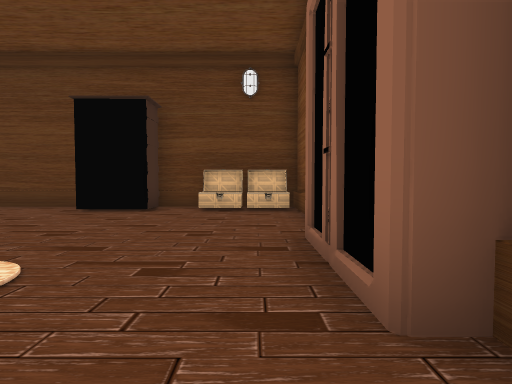
[1] (above)

15 first-person views from a walk through a 3-D level made in the Godot game engine. The camera is 1.4 m above the floor, tilts 2° down and sees 85° across. The floor is counted in squares, 2 m on a side. Each view is taken from the middle of a square. On the plan, view 1 faces up. The plan holds only what a view shows up to about 9 squares ahead; the rest is blank. Door leaves are left out where a doorway can be walked through. Some surface patterns are stand-ins.

[2]
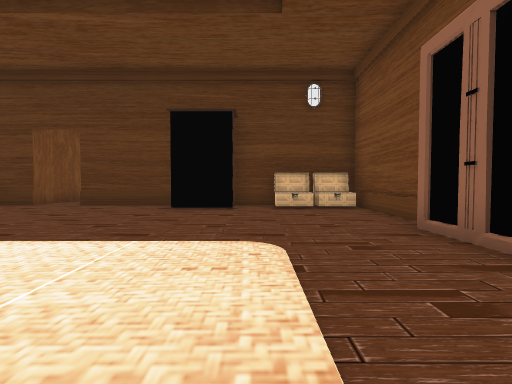

[3]
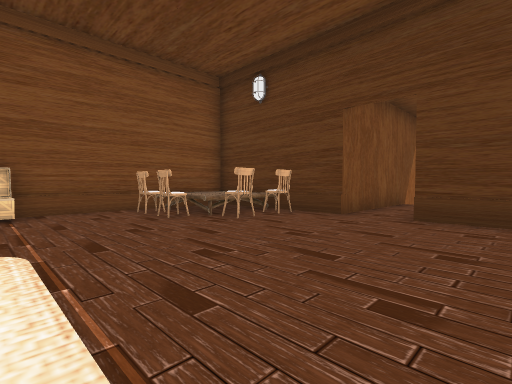

[4]
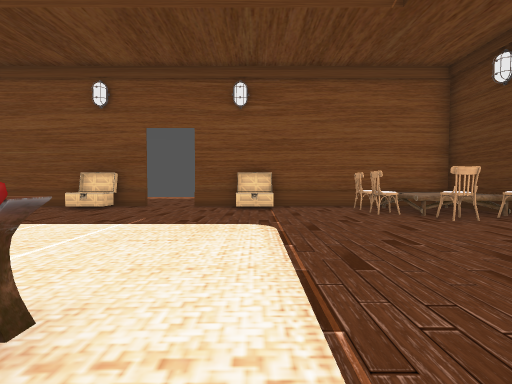

[5]
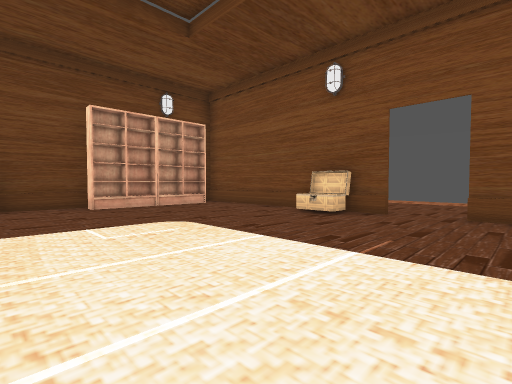

[6]
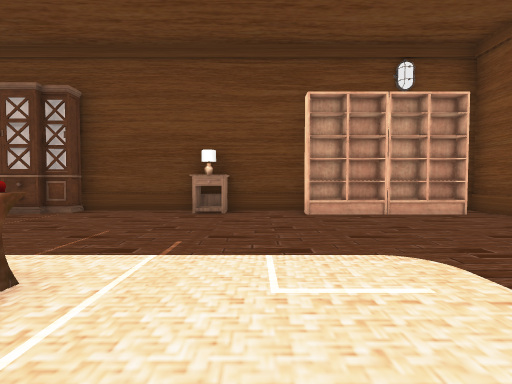

[7]
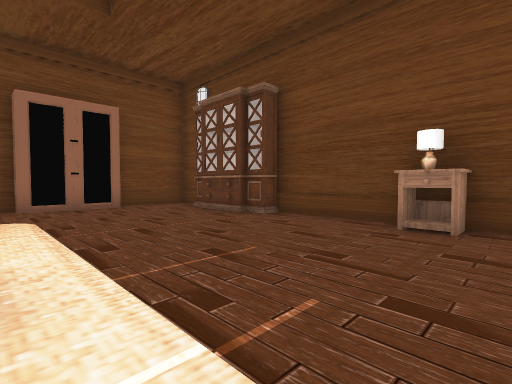

[8]
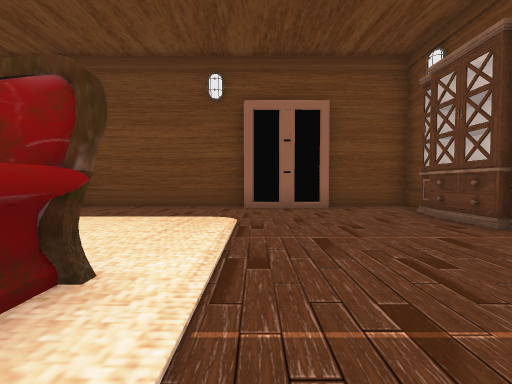

[9]
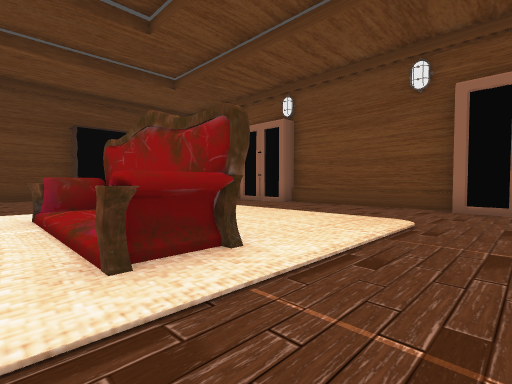

[10]
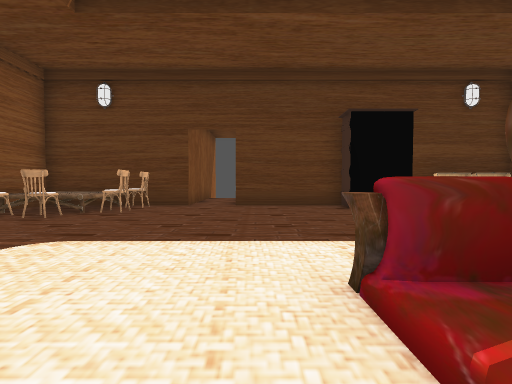

[11]
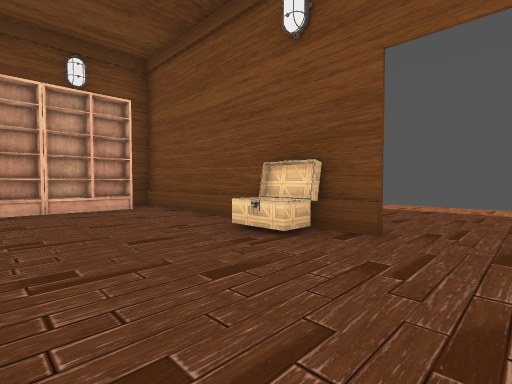

[12]
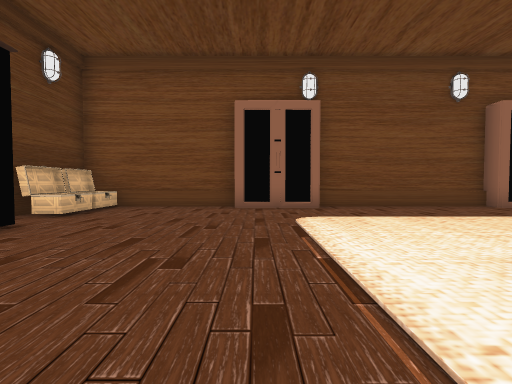

[13]
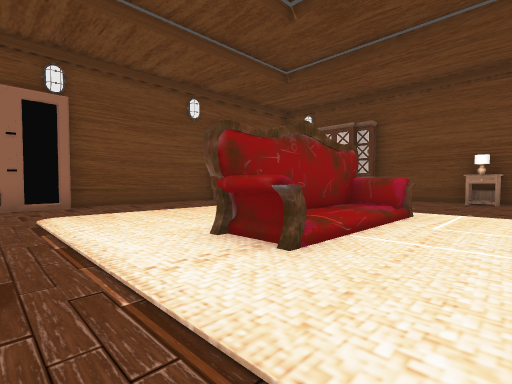

[14]
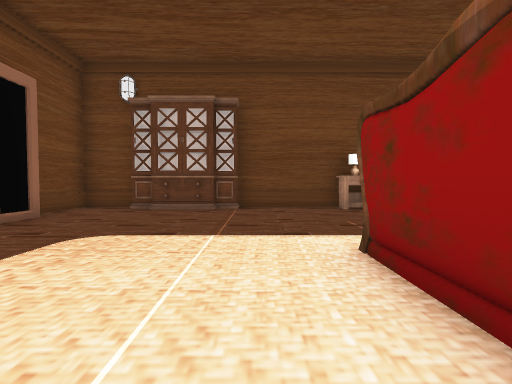

[15]
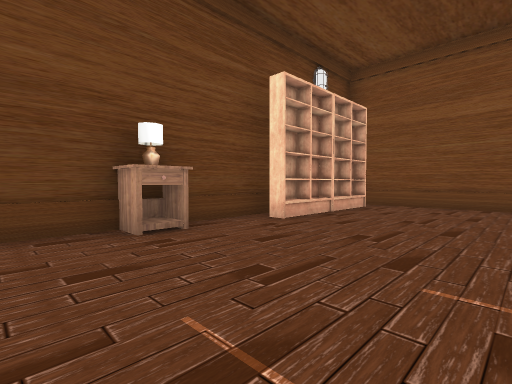

### Floor plan
Key: @ floor where view 1 was taken; # wall or solid block; . main floor; : floor 0.5 m higher than the main floor; / step, stairs or slope; D open door; = window, fence, low wall or low ledge; ^ raised ledge; C closet; H chair; B bookshelf; N nightstand; O other object.
Columns run from 19 left of view 1 to 1 right of it. Each row starts with its distance up from view 1.
 12           #
 11           #
 10           #
  9           ##
  8      #####DD######OO#
  7      .#^H......CC.  #
  6      .#^H...........#
  5      #HH............#
  4      #..............#
  3      #..............#
  2      #O.............#
  1      #.......^#.....#
  0 .............:#....@#
 -1 .............:#.....#
 -2 .....#......./#.....#
 -3 ...  #O......^#.....#
 -4      #..............#
 -5      #..............#
 -6      #..............#
 -7      #..............#
 -8      #.B#B..N..####.#
 -9      #=   ======   =#

Where each view was taken, in squares from view 1:
view 1: 0 up, 0 right, facing up
view 2: 1 down, 2 left, facing up
view 3: 2 up, 6 left, facing up-left
view 4: 2 up, 5 left, facing left
view 5: 1 up, 7 left, facing down-left
view 6: 1 down, 8 left, facing down
view 7: 3 down, 8 left, facing down-right
view 8: 4 down, 7 left, facing right
view 9: 5 down, 7 left, facing up-right
view 10: 1 down, 7 left, facing up
view 11: 0 up, 10 left, facing down-left
view 12: 3 up, 7 left, facing right
view 13: 3 up, 8 left, facing down-right
view 14: 0 up, 4 left, facing down
view 15: 4 down, 5 left, facing down-left
